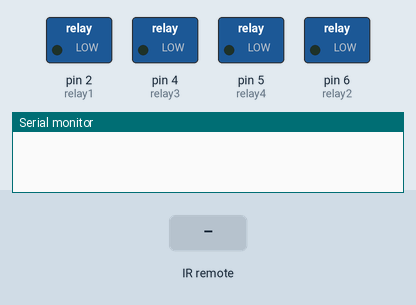
Bench run of a sketch on a simulated Arduino Uno, built with avr-gcc and run on an emulated ATmega328P. On the bench: switched loads named in the sketch (green lamp = pin HIGH), the last lines printed to the serial monitor. The inputs (shaded band) are chosen by the test bench.

Above: at 1.2 s.
1.3 s: infrared code 0x40BD00FF received
At 2.3 s:
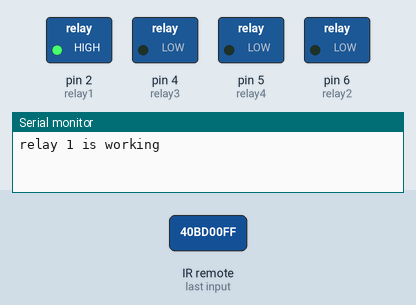
2.8 s: infrared code 0x40BD807F received
At 3.5 s:
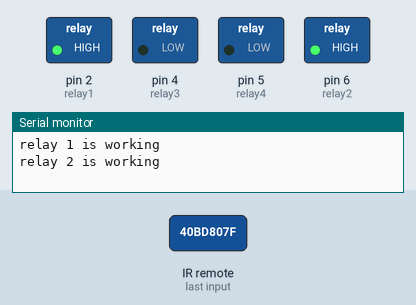
4.3 s: infrared code 0x40BD40BF received
At 4.6 s:
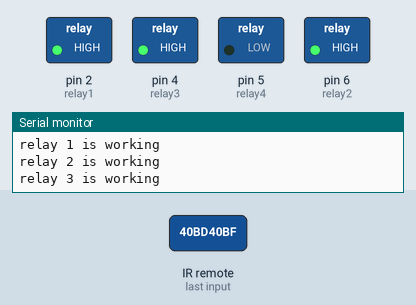
5.8 s: infrared code 0x40BDC03F received
At 7.0 s:
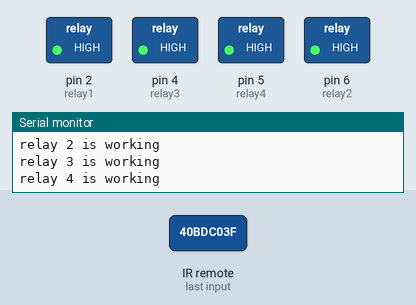
7.3 s: infrared code 0x40BD00FF received
At 8.1 s:
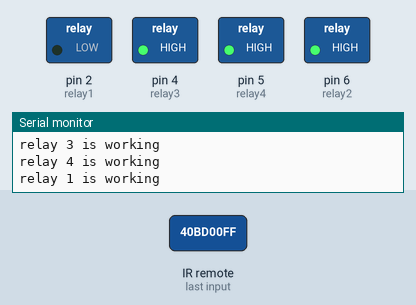
8.8 s: infrared code 0x40BD807F received
At 9.2 s:
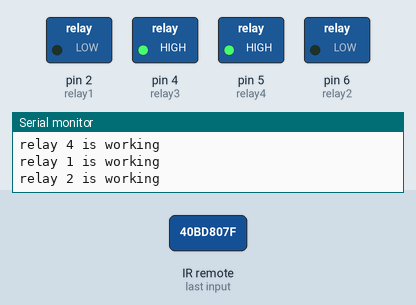
Timing chart, 0 to 11.3 s (numbered marks = the images above; inputs shaded):
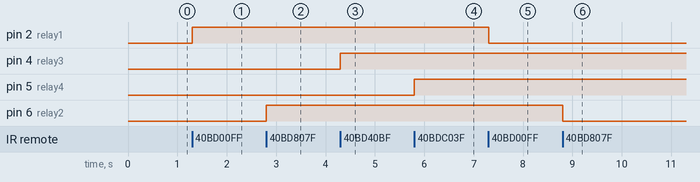

Measured:
- after the input at 1.3 s, pin 2 (relay1): LOW → HIGH at once
- after the input at 2.8 s, pin 6 (relay2): LOW → HIGH at once
- after the input at 4.3 s, pin 4 (relay3): LOW → HIGH at once
- after the input at 5.8 s, pin 5 (relay4): LOW → HIGH at once
- after the input at 7.3 s, pin 2 (relay1): HIGH → LOW at once
- after the input at 8.8 s, pin 6 (relay2): HIGH → LOW at once

The sketch:

Home_Automation_1.ino
```cpp
#include <IRremote.h>
int RECV_PIN = 10;
int relay1 = 2;
int relay2 = 6;
int relay3 = 4;
int relay4 = 5;

int relayState[] = {0,0,0,0,0}; //the initial state of relays
#define code1 0x40BD00FF
#define code2 0x40BD807F
#define code3 0x40BD40BF
#define code4 0x40BDC03F

IRrecv irrecv(RECV_PIN);
decode_results results;

void setup() {
  // put your setup code here, to run once:
  Serial.begin(9600);
irrecv.enableIRIn(); // Start the receiver
pinMode(relay1, OUTPUT);
pinMode(relay2, OUTPUT);
pinMode(relay3, OUTPUT);
pinMode(relay4, OUTPUT);
}

void loop() {
  // put your main code here, to run repeatedly:
  if (irrecv.decode(&results)) {
    unsigned int value = results.value;
switch(value) {
case code1:
Serial.println("relay 1 is working");
if(relayState[1] == 0) {
digitalWrite(relay1, HIGH);
relayState[1] = 1;
}
else {
digitalWrite(relay1, LOW);
relayState[1] = 0;
}
break;
case code2:
Serial.println("relay 2 is working");
if(relayState[2] == 0) {
digitalWrite(relay2, HIGH);
relayState[2] = 1;
}
else {
digitalWrite(relay2, LOW);
relayState[2] = 0;
}
break;
case code3:
Serial.println("relay 3 is working");
if(relayState[3] == 0) {
digitalWrite(relay3, HIGH);
relayState[3] = 1;
}
else {
digitalWrite(relay3, LOW);
relayState[3] = 0;
}
break;
case code4:
Serial.println("relay 4 is working");
if(relayState[4] == 0) {
digitalWrite(relay4, HIGH);
relayState[4] = 1;
} else {
digitalWrite(relay4, LOW);
relayState[4] = 0;
}
break;
}
irrecv.resume();

  }
}
```
